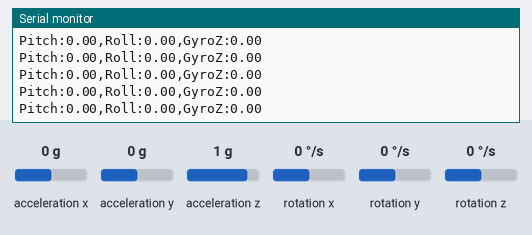
Simulated run of this sketch. Board: ESP32. Shown: the last lines printed to the serial monitor. Inputs (shaded band) come from the test bench; at power-on: acceleration x 0 g, acceleration y 0 g, acceleration z 1 g, rotation x 0 °/s, rotation y 0 °/s, rotation z 0 °/s.

Above: at 7.6 s.
7.7 s: acceleration x set to -1.4 g
At 8.7 s:
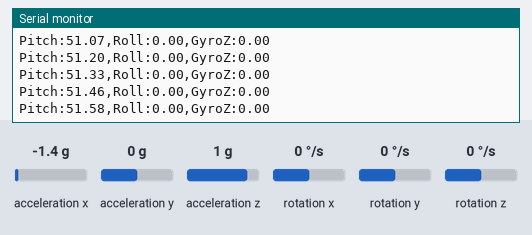
9.2 s: acceleration y set to -1.4 g
At 10.1 s:
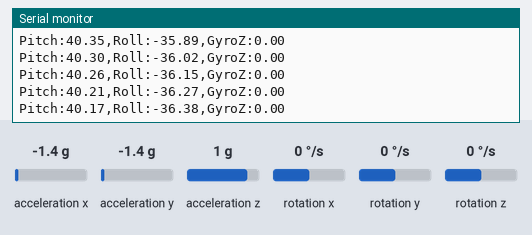
10.7 s: acceleration z set to -1.4 g
At 11.6 s:
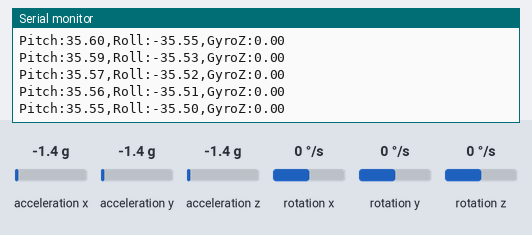
12.2 s: acceleration y set to 0.2 g
At 12.9 s:
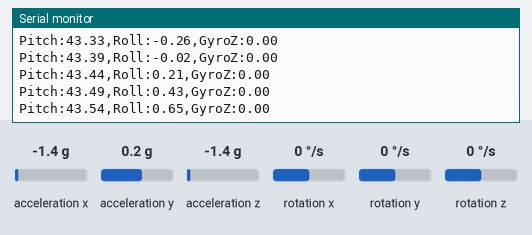
15.2 s: rotation x set to -192 °/s
At 16.1 s:
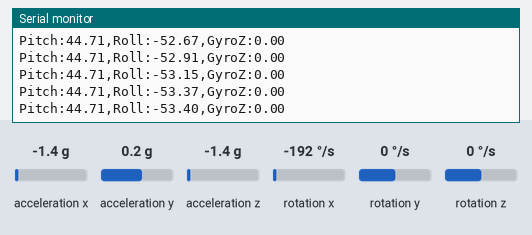
Timing chart, 0 to 17.7 s (numbered marks = the images above; inputs shaded):
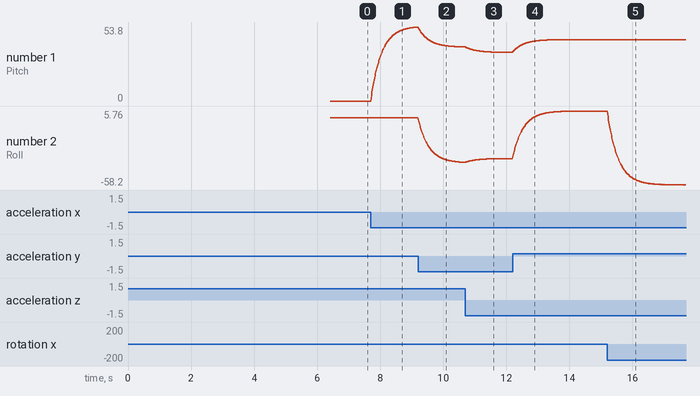

Measured:
- after the input at 7.7 s, the serial monitor: prints a new line at once (image 1)
- plotted number 1: 0 → 53.8 after the input at 7.7 s

The sketch:

MPU6050_Testing.ino
```cpp
#include <Wire.h>
#include <MPU6050.h>

MPU6050 mpu;

int16_t ax, ay, az;
int16_t gx, gy, gz;

float AccX, AccY, AccZ;
float GyroX, GyroY, GyroZ;

float roll = 0;
float pitch = 0;

unsigned long previousTime = 0;
float dt;

float alpha = 0.96;

// gyro offsets
float gyroXoffset=0;
float gyroYoffset=0;
float gyroZoffset=0;

void setup()
{
    Serial.begin(115200);
    delay(3000);

    Wire.begin(21,22);

    Serial.println("Initializing MPU6050...");

    mpu.initialize();
    delay(100);

    Serial.println("MPU6050 Initialized");

    // Gyro calibration
    Serial.println("Keep sensor still...");

    for(int i=0;i<500;i++)
    {
        mpu.getMotion6(&ax,&ay,&az,&gx,&gy,&gz);

        gyroXoffset += gx;
        gyroYoffset += gy;
        gyroZoffset += gz;

        delay(3);
    }

    gyroXoffset/=500;
    gyroYoffset/=500;
    gyroZoffset/=500;

    Serial.println("Calibration complete");

    // Initial orientation
    mpu.getMotion6(&ax,&ay,&az,&gx,&gy,&gz);

    AccX=ax/16384.0;
    AccY=ay/16384.0;
    AccZ=az/16384.0;

    pitch=atan2(-AccX,
            sqrt(AccY*AccY+AccZ*AccZ))
            *180.0/M_PI;

    roll=atan2(AccY,
           sqrt(AccX*AccX+AccZ*AccZ))
           *180.0/M_PI;

    previousTime=millis();
}

void loop()
{
    mpu.getMotion6(&ax,&ay,&az,&gx,&gy,&gz);

    unsigned long currentTime=millis();

    dt=(currentTime-previousTime)/1000.0;

    previousTime=currentTime;

    if(dt>0.1)
        dt=0.1;

    // Accelerometer
    AccX=ax/16384.0;
    AccY=ay/16384.0;
    AccZ=az/16384.0;

    // Gyroscope with calibration offset removed
    GyroX=(gx-gyroXoffset)/131.0;
    GyroY=(gy-gyroYoffset)/131.0;
    GyroZ=(gz-gyroZoffset)/131.0;

    float accPitch=
        atan2(-AccX,
        sqrt(AccY*AccY+AccZ*AccZ))
        *180.0/M_PI;

    float accRoll=
        atan2(AccY,
        sqrt(AccX*AccX+AccZ*AccZ))
        *180.0/M_PI;

    // Complementary filter
    pitch=
        alpha*(pitch+GyroY*dt)
        +(1-alpha)*accPitch;

    roll=
        alpha*(roll+GyroX*dt)
        +(1-alpha)*accRoll;

    Serial.print("Pitch:");
    Serial.print(pitch,2);

    Serial.print(",Roll:");
    Serial.print(roll,2);

    Serial.print(",GyroZ:");
    Serial.println(GyroZ,2);

    delay(10);
}
```
